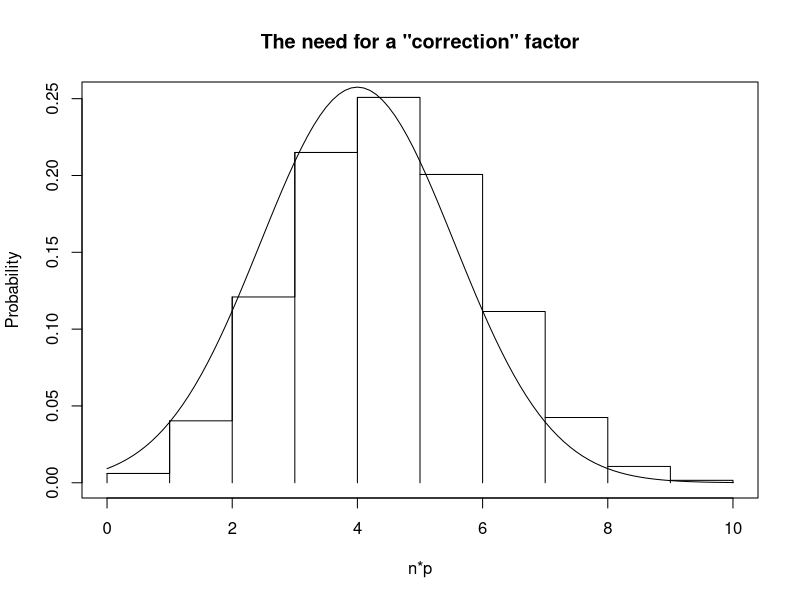
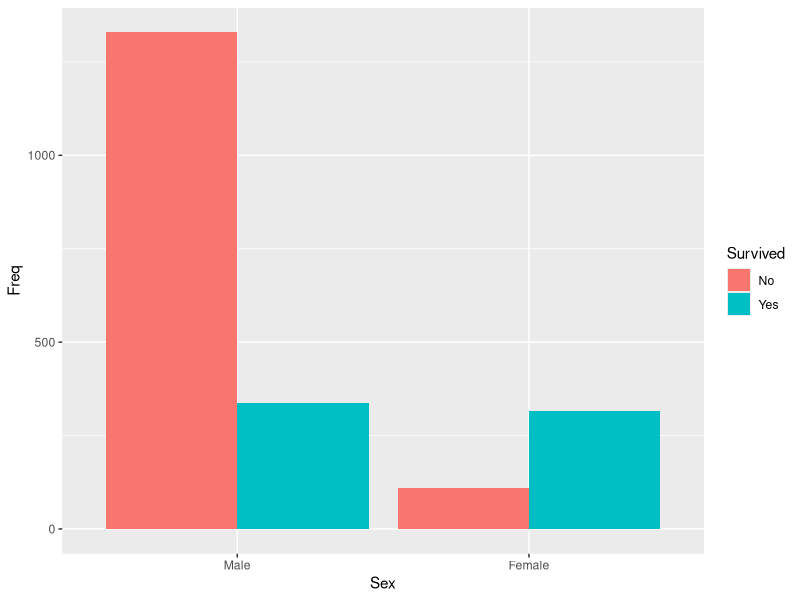
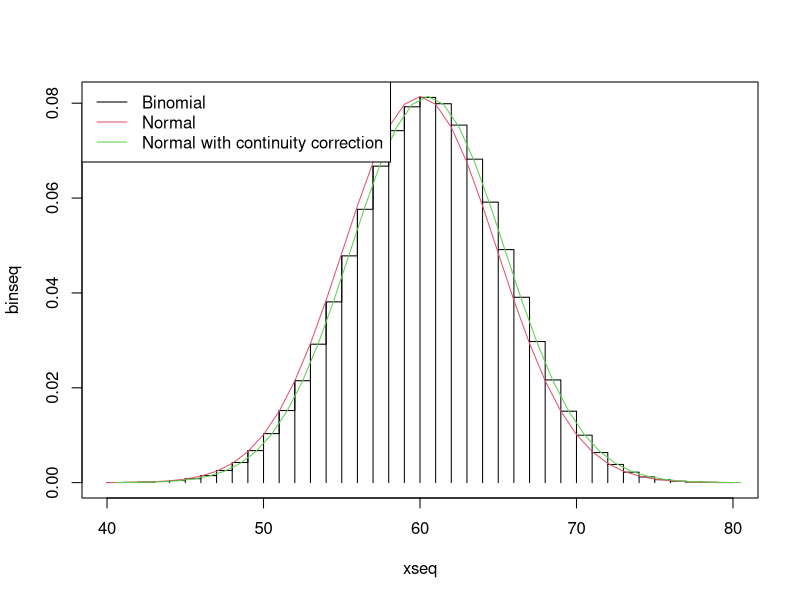

Write R code to recreate these figures, in order.
## ---- chunk 1
knitr::opts_chunk$set(echo = FALSE)
## ---- chunk 2
#| echo: true
#| eval: true
prop.test(x = 5474, n = 7324, p = 0.75)
## ---- chunk 3
#| echo: true
x <- 5474
n <- 7324
phat <- x / n
se <- sqrt(0.75 * (1 - 0.75) / n)
2 * pnorm((phat - 0.75) / se)
## ---- chunk 4
#| echo: false
#| eval: true
xseq <- seq(0, 10, 0.1)
xseq2 <- unique(round(xseq, 0))
plot(xseq, dbinom(floor(xseq), 10, 0.4), type = "s",
    main = 'The need for a "correction" factor',
    xlab = "n*p", ylab = "Probability")
lines(xseq2, dbinom(xseq2, 10, 0.4), type = "h")
lines(xseq, dnorm(xseq, 0.4*10, sqrt(0.4*0.6*10)))
## ---- chunk 5
#| echo: true
#| eval: true
prop.test(x = 5474, n = 7324, p = 0.75, correct = FALSE)
## ---- chunk 6
#| label: Titanic_plots
# The code in this example is *not* testable. The output *is*.
library(dplyr)
library(ggplot2)

# The Titanic data is built in to R, but starts off in a weird format.
# as.data.frame() makes it easier to deal with.
Titanic = as.data.frame(Titanic)
# This fancy code gives me all women, regardless of class, but only adults.
survivors <- Titanic %>% filter(Age == "Adult") %>%
    group_by(Sex, Survived) %>%
    summarise(Freq = sum(Freq))

# Barplot since it's categorical.
ggplot(survivors) +
    aes(x = Sex, y = Freq, fill = Survived) +
    geom_bar(position = "Dodge", stat = "Identity")
## ---- chunk 7
survivors
## ---- chunk 8
prop.test(x = 316, n = 425)
## ---- chunk 9
#| label: normal-approx-with-continuity
#| echo: false
#| eval: true

xseq <- 40:80
normseq <- dnorm(xseq, 0.6 * 100, sqrt(100 * 0.6 * 0.4))
binseq <- dbinom(xseq, 100, 0.6)
plot(xseq, binseq, type = "s")
lines(xseq, binseq, type = "h")
lines(xseq, normseq, col = 2)
lines(xseq + 0.5, normseq, col = 3)
legend("topleft", legend = c("Binomial", "Normal", "Normal with continuity correction"), lty = 1, col = 1:3)
